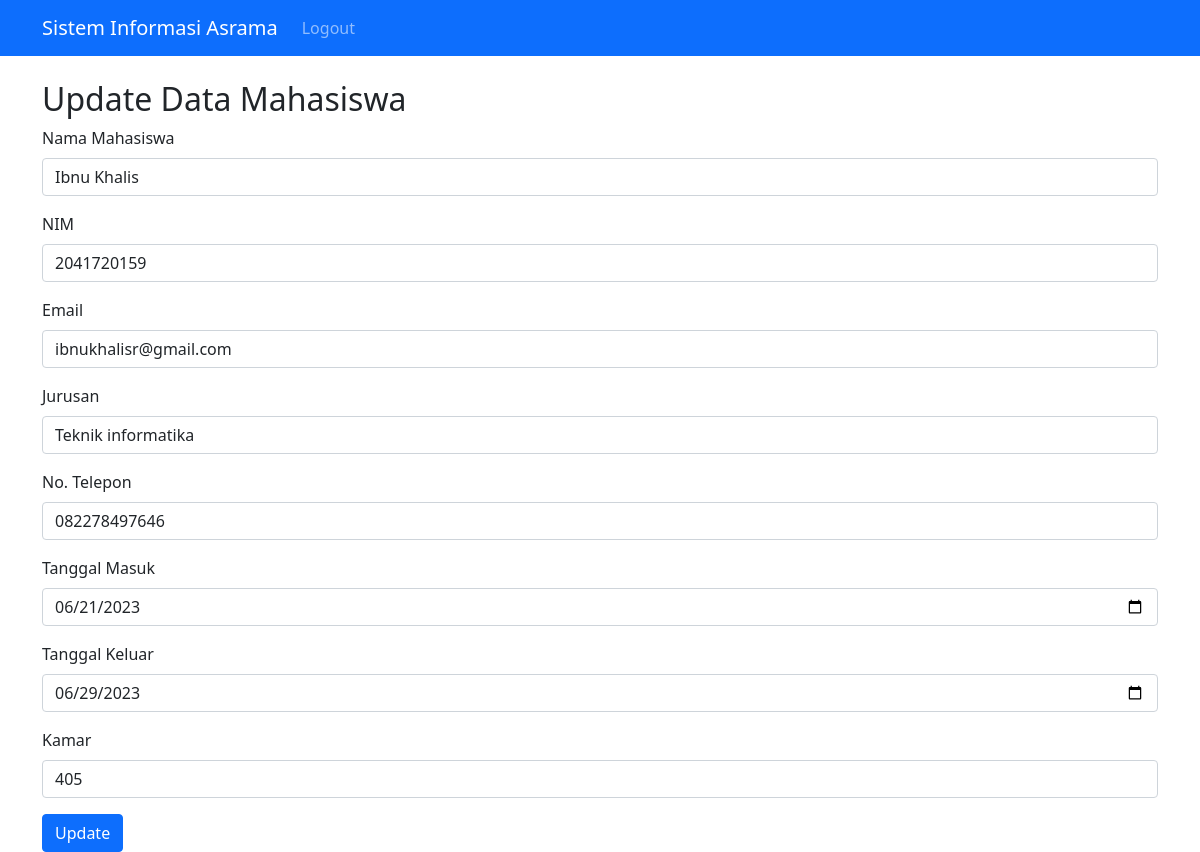
Page /update.php?id=1 (signed in) on the committed database.
### tables this page shows
CREATE TABLE `asramaconfirmed` (
  `conMahaId` int(11) NOT NULL,
  `conNamaMaha` varchar(255) NOT NULL,
  `conNim` varchar(255) NOT NULL,
  `conEmail` varchar(255) DEFAULT NULL,
  `conJurusan` varchar(255) NOT NULL,
  `conNoTelp` varchar(255) NOT NULL,
  `contglmasuk` date NOT NULL,
  `contglkeluar` date NOT NULL,
  `conKamar` varchar(255) NOT NULL
);

### update.php (the view, shortened to what this page needs)
<?php
include('config.php');
if (isset($_GET['id'])) {
  $id = $_GET['id'];
  $query = "SELECT * FROM asramaConfirmed WHERE conMahaId = $id";
  $result = mysqli_query($conn, $query);
  $row = mysqli_fetch_assoc($result);
} else {
  header('Location: admin.php');
  exit();
}
?>
<!DOCTYPE html>
<html>
<head>
  <link rel="stylesheet" href="https://cdn.jsdelivr.net/npm/bootstrap@5.0.0-beta3/dist/css/bootstrap.min.css">
</head>
<body>
  <?php include 'navbar.php';?>
  <div class="container mt-4">
    <h2>Update Data Mahasiswa</h2>
    <form method="POST">
      <div class="mb-3">
        <label for="namaMahasiswa" class="form-label">Nama Mahasiswa</label>
        <input type="text" class="form-control" id="namaMahasiswa" name="namaMahasiswa" value="<?php echo $row['conNamaMaha']; ?>">
      </div>
      <div class="mb-3">
        <label for="nim" class="form-label">NIM</label>
        <input type="text" class="form-control" id="nim" name="nim" value="<?php echo $row['conNim']; ?>">
      </div>
      <div class="mb-3">
        <label for="email" class="form-label">Email</label>
        <input type="email" class="form-control" id="email" name="email" value="<?php echo $row['conEmail']; ?>">
      </div>
      <div class="mb-3">
        <label for="jurusan" class="form-label">Jurusan</label>
        <input type="text" class="form-control" id="jurusan" name="jurusan" value="<?php echo $row['conJurusan']; ?>">
      </div>
      <div class="mb-3">
        <label for="noTelp" class="form-label">No. Telepon</label>
        <input type="text" class="form-control" id="noTelp" name="noTelp" value="<?php echo $row['conNoTelp']; ?>">
      </div>
      <div class="mb-3">
        <label for="tanggalMasuk" class="form-label">Tanggal Masuk</label>
        <input type="date" class="form-control" id="tanggalMasuk" name="tanggalMasuk" value="<?php echo $row['contglmasuk']; ?>">
      </div>
      <div class="mb-3">
        <label for="tanggalKeluar" class="form-label">Tanggal Keluar</label>
        <input type="date" class="form-control" id="tanggalKeluar" name="tanggalKeluar" value="<?php echo $row['contglkeluar']; ?>">
      </div>
      <div class="mb-3">
        <label for="kamar" class="form-label">Kamar</label>
        <input type="text" class="form-control" id="kamar" name="kamar" value="<?php echo $row['conKamar']; ?>">
      </div>
      <button type="submit" class="btn btn-primary" name="update">Update</button>
    </form>
  </div>
</body>
</html>

### rows in the picture
asramaconfirmed: namaMahasiswa "Ibnu Khalis", nim "2041720159", email "ibnukhalisr@gmail.com", jurusan "Teknik informatika", noTelp "082278497646", tanggalMasuk "06/21/2023", tanggalKeluar "06/29/2023", kamar "405"
